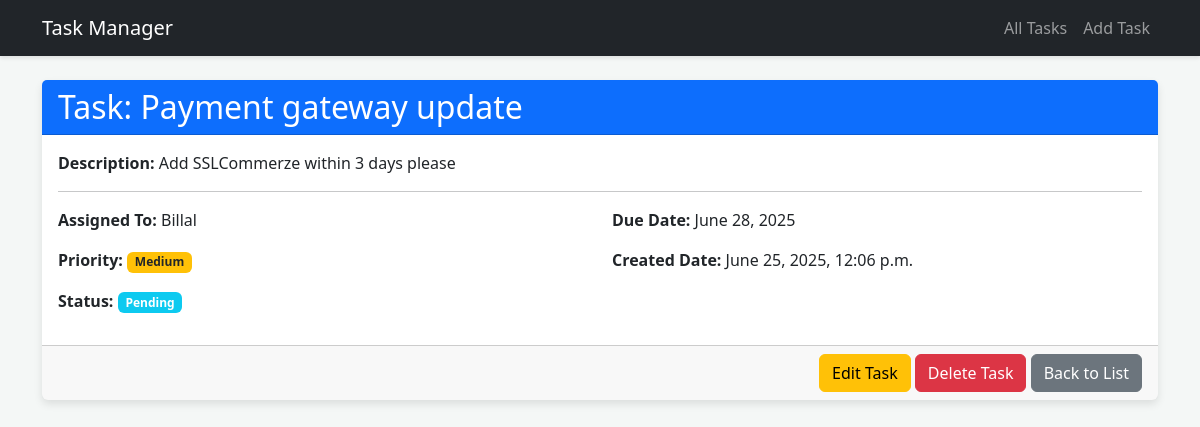
The page /task/2/ on the database its author committed.
### tasks/models.py (models this page shows, shortened)
class tasks(models.Model):
    Priority_Choice = [
        ('Low', 'Low'),
        ('Medium', 'Medium'),
        ('High', 'High')
    ]
    Status_Choice = [
        ('Pending', 'Pending'),
        ('In Progress', 'In Progress'),
        ('Completed', 'Completed')
    ]
    task_name = models.CharField(max_length=255)
    description = models.TextField(blank=True, null=True)
    assigned_to = models.CharField(max_length=255)
    priority = models.CharField(max_length=20, choices=Priority_Choice, default='Medium')
    status = models.CharField(max_length=20, choices=Status_Choice, default='Pending')
    due_date = models.DateField()
    created_date = models.DateTimeField(auto_now_add=True)

### tasks/views.py (the view)
# urls.py: path('task/<int:pk>/', views.task_detail, name='task_detail'),
def task_detail(request, pk):
    task = get_object_or_404(tasks, pk=pk)
    if is_ajax(request):
        return JsonResponse({'success': True, 'task': serialize_task(task)})
    return render(request, 'tasks/task_detail.html', {'task': task})

### tasks/views.py (called while the page is built)
def is_ajax(request):
    return 'application/json' in request.META.get('HTTP_ACCEPT', '')

### tasks/templates/tasks/task_detail.html
{% extends 'tasks/base.html' %} {% block title %}Task Details{% endblock %}
{%block content %}
<div class="card">
  <div class="card-header bg-primary text-white">
    <h2 class="card-title mb-0">Task: {{ task.task_name }}</h2>
  </div>
  <div class="card-body">
    <p><strong>Description: </strong> {{ task.description}}</p>
    <hr />
    <div class="row">
      <div class="col-md-6">
        <p><strong>Assigned To:</strong> {{ task.assigned_to }}</p>
        <p>
          <strong>Priority:</strong>
          {% if task.priority == 'High' %}
          <span class="badge bg-danger">{{ task.priority }}</span>
          {% elif task.priority == 'Medium' %}
          <span class="badge bg-warning text-dark">{{ task.priority }}</span>
          {% else %}
          <span class="badge bg-success">{{ task.priority }}</span>
          {% endif %}
        </p>
        <p>
          <strong>Status:</strong>
          <span class="badge bg-info">{{ task.status }}</span>
        </p>
      </div>
      <div class="col-md-6">
        <p><strong>Due Date:</strong> {{ task.due_date|date:"F d, Y" }}</p>
        <p>
          <strong>Created Date:</strong> {{ task.created_date|date:"F d, Y, P"}}
        </p>
      </div>
    </div>
  </div>
  <div class="card-footer text-end">
    <a href="{% url 'task_update' task.pk %}" class="btn btn-warning"
      >Edit Task</a
    >
    <a href="{% url 'task_delete' task.pk %}" class="btn btn-danger"
      >Delete Task</a
    >
    <a href="{% url 'task_list' %}" class="btn btn-secondary">Back to List</a>
  </div>
</div>
{% endblock %}

### tasks/templates/tasks/base.html (style rules this page uses)
body { background-color: #f4f7f6; }
.card { border: none; box-shadow: 0 4px 8px rgba(0, 0, 0, 0.1); }

### rows shown on the page
tasks: task_name "Payment gateway update", description "Add SSLCommerze within 3 days please", assigned_to "Billal", priority "Medium", status "Pending", due_date "June 28, 2025", created_date "June 25, 2025, 12:06 p.m."
